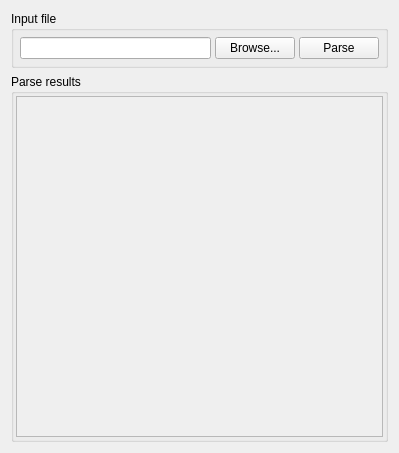
<?xml version="1.0" encoding="UTF-8"?>
<ui version="4.0">
 <class>MainWindow</class>
 <widget class="QMainWindow" name="MainWindow">
  <property name="geometry">
   <rect>
    <x>0</x>
    <y>0</y>
    <width>399</width>
    <height>453</height>
   </rect>
  </property>
  <property name="windowTitle">
   <string>MainWindow</string>
  </property>
  <widget class="QWidget" name="centralWidget">
   <layout class="QGridLayout" name="gridLayout">
    <item row="1" column="0">
     <widget class="QGroupBox" name="resultsGroup">
      <property name="title">
       <string>Parse results</string>
      </property>
      <layout class="QGridLayout" name="gridLayout_3">
       <property name="leftMargin">
        <number>2</number>
       </property>
       <property name="topMargin">
        <number>2</number>
       </property>
       <property name="rightMargin">
        <number>2</number>
       </property>
       <property name="bottomMargin">
        <number>2</number>
       </property>
       <item row="0" column="0">
        <widget class="QScrollArea" name="resultsArea">
         <property name="widgetResizable">
          <bool>true</bool>
         </property>
         <widget class="QWidget" name="resultsAreaContents">
          <property name="geometry">
           <rect>
            <x>0</x>
            <y>0</y>
            <width>369</width>
            <height>343</height>
           </rect>
          </property>
          <layout class="QFormLayout" name="formLayout"/>
         </widget>
        </widget>
       </item>
      </layout>
     </widget>
    </item>
    <item row="0" column="0">
     <widget class="QGroupBox" name="inputGroup">
      <property name="sizePolicy">
       <sizepolicy hsizetype="Preferred" vsizetype="Maximum">
        <horstretch>0</horstretch>
        <verstretch>0</verstretch>
       </sizepolicy>
      </property>
      <property name="title">
       <string>Input file</string>
      </property>
      <layout class="QGridLayout" name="gridLayout_2">
       <property name="leftMargin">
        <number>6</number>
       </property>
       <property name="topMargin">
        <number>6</number>
       </property>
       <property name="rightMargin">
        <number>6</number>
       </property>
       <property name="bottomMargin">
        <number>6</number>
       </property>
       <property name="spacing">
        <number>4</number>
       </property>
       <item row="0" column="1">
        <widget class="QPushButton" name="browseButton">
         <property name="text">
          <string>Browse...</string>
         </property>
        </widget>
       </item>
       <item row="0" column="0">
        <widget class="QLineEdit" name="filePathEdit">
         <property name="enabled">
          <bool>true</bool>
         </property>
         <property name="readOnly">
          <bool>true</bool>
         </property>
        </widget>
       </item>
       <item row="0" column="2">
        <widget class="QPushButton" name="parseButton">
         <property name="text">
          <string>Parse</string>
         </property>
        </widget>
       </item>
      </layout>
     </widget>
    </item>
   </layout>
  </widget>
 </widget>
 <layoutdefault spacing="6" margin="11"/>
 <resources/>
 <connections/>
</ui>
